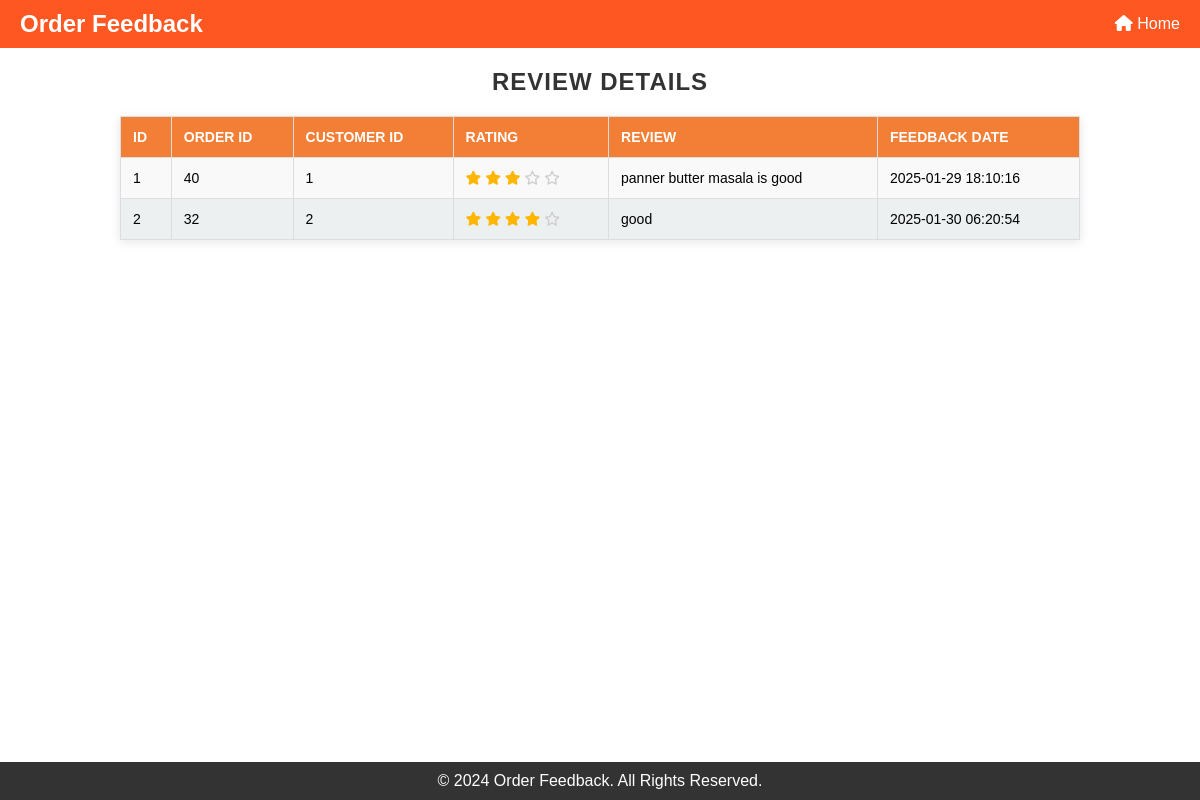
/view_ratings, run on an earlier commit of the app's database.
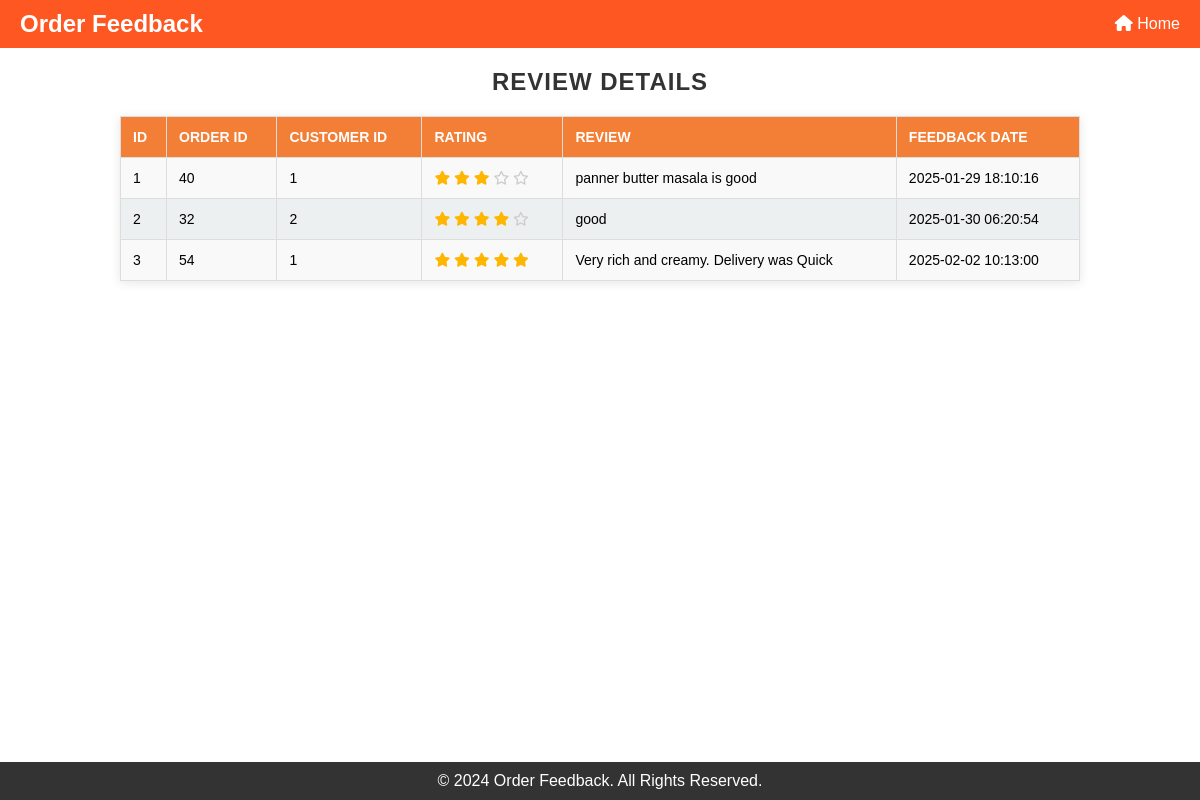
And on a later commit of the database.
### tables this page shows
CREATE TABLE OrderFeedback (
            id INTEGER PRIMARY KEY AUTOINCREMENT,
            orderId INTEGER NOT NULL,
            customerId INTEGER NOT NULL,
            rating INTEGER CHECK(rating BETWEEN 1 AND 5) NOT NULL,
            review TEXT,
            feedbackDate TIMESTAMP DEFAULT CURRENT_TIMESTAMP,
            FOREIGN KEY (orderId) REFERENCES Orders (orderId) ON DELETE CASCADE,
            FOREIGN KEY (customerId) REFERENCES users (id) ON DELETE CASCADE
        );

### mergedapp.py (the view)
@app.route('/view_ratings')
def order_ratings():
    try:
        with get_db_connection() as conn:
            cursor = conn.cursor()
            cursor.execute('''
            SELECT id, orderId, customerId, rating, review, feedbackDate
            FROM OrderFeedback;
            ''')
            feedback_data = cursor.fetchall()  # Fetch all rows
    except sqlite3.Error as e:
        print(f"Database error: {e}")
        feedback_data = []
    return render_template('view-ratings.html',  feedback_data=feedback_data)

### mergedapp.py (called while the page is built)
def get_db_connection():
    conn = sqlite3.connect(DATABASE)  # Timeout to avoid lock
    conn.row_factory = sqlite3.Row
    return conn

### templates/view-ratings.html (shortened to what this page needs)
<!DOCTYPE html>
<html lang="en">
<head>
    <link href="https://cdnjs.cloudflare.com/ajax/libs/font-awesome/6.5.0/css/all.min.css" rel="stylesheet">
</head>
<body>
    <header>
        <div class="logo">Order Feedback</div>
        <nav>
            <ul>
                <li><a href="{{ url_for('admin')}}"><i class="fa-solid fa-house"></i> Home</a></li>
            </ul>
        </nav>
    </header>
    <main>
        <section>
            <h1>Review Details</h1>
            <table>
                <thead>
                    <tr>
                        <th>ID</th>
                        <th>Order ID</th>
                        <th>Customer ID</th>
                        <th>Rating</th>
                        <th>Review</th>
                        <th>Feedback Date</th>
                    </tr>
                </thead>
                <tbody>
                    {% for feedback in feedback_data %}
                    <tr>
                        <td>{{ feedback[0] }}</td>
                        <td>{{ feedback[1] }}</td>
                        <td>{{ feedback[2] }}</td>
                        <td>
                            {% for i in range(feedback[3]) %}
                                <i class="fa-solid fa-star star-filled"></i>
                            {% endfor %}
                            {% for i in range(feedback[3], 5) %}
                                <i class="fa-regular fa-star star-empty"></i>
                            {% endfor %}
                        </td>
                        <td>{{ feedback[4] }}</td>
                        <td>{{ feedback[5] }}</td>
                    </tr>
                    {% endfor %}
                </tbody>
            </table>
        </section>
    </main>
    <footer>
        <p>&copy; 2024 Order Feedback. All Rights Reserved.</p>
    </footer>
</body>
</html>

### templates/view-ratings.html (style rules this page uses)
* { margin: 0; padding: 0; box-sizing: border-box; font-family: Arial, sans-serif; }
body { display: flex; flex-direction: column; min-height: 100vh; }
main { flex: 1; }
footer { background-color: #333; color: white; text-align: center; padding: 10px 0; }
header { background: #ff5722; color: white; padding: 10px 20px; display: flex; justify-content: space-between; align-items: center; flex-wrap: wrap; }
header .logo { font-size: 1.5rem; font-weight: bold; }
header nav ul { list-style: none; display: flex; gap: 15px; }
header nav ul li a { color: white; text-decoration: none; }
table { width: 80%; margin: 20px auto; border-collapse: collapse; background-color: #fff; box-shadow: 0 2px 10px rgba(0, 0, 0, 0.1); }
th, td { border: 1px solid #ddd; padding: 12px; text-align: left; font-size: 14px; }
th { background-color: rgb(243, 126, 53); color: #fff; text-transform: uppercase; }
td { background-color: #f9f9f9; }
tr:nth-child(even) td { background-color: #ecf0f1; }
h1 { font-family: 'Arial', sans-serif; font-size: 24px; font-weight: bold; color: #333; text-align: center; text-transform: uppercase; letter-spacing: 1px; margin-top: 20px; }
.star-filled { color:#FFB600; }
.star-empty { color: #ccc; }

What changed in the data, as far as the page shows it:
added OrderFeedback: id "3", orderId "54", customerId "1", rating 5 (drawn), review "Very rich and creamy. Delivery was Quick", feedbackDate "2025-02-02 10:13:00"
